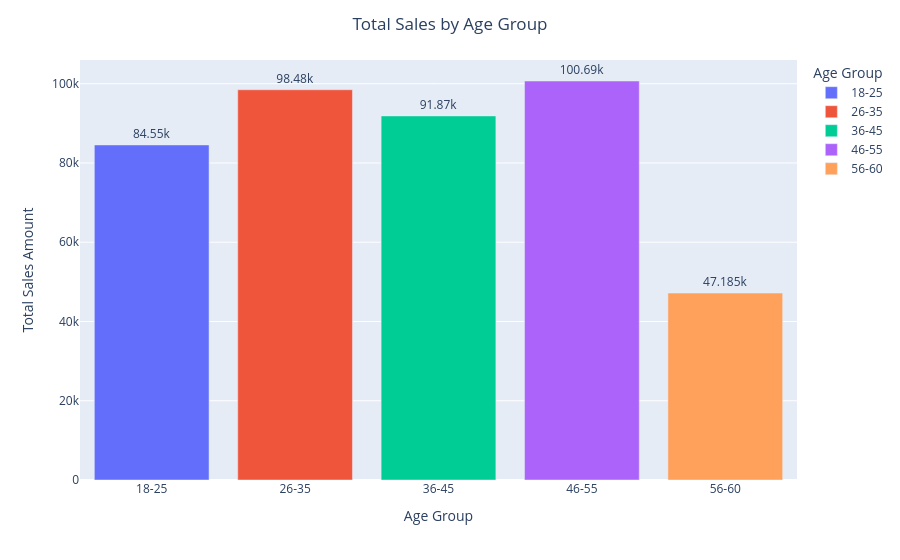

Notebook code cell kept with this figure:
### Markdown cell above
Which age group contributes the highest sales?

### Code cell
df['Age Group'] = pd.cut(
    x=df['Age'],
    bins=[17,25,35,45,55,60],
    labels=['18-25','26-35','36-45','46-55','56-60']
)

df_age_expense = df.groupby(
    'Age Group',
    observed=False
)['Total Amount'].sum().reset_index()

fig = px.bar(
    data_frame=df_age_expense,
    x='Age Group',
    y='Total Amount',
    text_auto=True,
    color='Age Group'
)

fig.update_layout(
    title="Total Sales by Age Group",
    xaxis_title="Age Group",
    yaxis_title="Total Sales Amount",
    hovermode="x unified",
    title_x=0.5
)

fig.update_traces(textposition='outside')

fig.show()

### Figure 1 — Plotly figure (JSON) as saved in the notebook; plotly's stock layout.template omitted (floating-point values rounded to 4 significant figures)
{"data": [{"hovertemplate": "Age Group=%{x}<br>Total Amount=%{y}<extra></extra>", "legendgroup": "18-25", "marker": {"color": "#636efa", "pattern": {"shape": ""}}, "name": "18-25", "orientation": "v", "showlegend": true, "textposition": "outside", "texttemplate": "%{y}", "type": "bar", "x": ["18-25"], "xaxis": "x", "y": [84550], "yaxis": "y"}, {"hovertemplate": "Age Group=%{x}<br>Total Amount=%{y}<extra></extra>", "legendgroup": "26-35", "marker": {"color": "#EF553B", "pattern": {"shape": ""}}, "name": "26-35", "orientation": "v", "showlegend": true, "textposition": "outside", "texttemplate": "%{y}", "type": "bar", "x": ["26-35"], "xaxis": "x", "y": [98480], "yaxis": "y"}, {"hovertemplate": "Age Group=%{x}<br>Total Amount=%{y}<extra></extra>", "legendgroup": "36-45", "marker": {"color": "#00cc96", "pattern": {"shape": ""}}, "name": "36-45", "orientation": "v", "showlegend": true, "textposition": "outside", "texttemplate": "%{y}", "type": "bar", "x": ["36-45"], "xaxis": "x", "y": [91870], "yaxis": "y"}, {"hovertemplate": "Age Group=%{x}<br>Total Amount=%{y}<extra></extra>", "legendgroup": "46-55", "marker": {"color": "#ab63fa", "pattern": {"shape": ""}}, "name": "46-55", "orientation": "v", "showlegend": true, "textposition": "outside", "texttemplate": "%{y}", "type": "bar", "x": ["46-55"], "xaxis": "x", "y": [100690], "yaxis": "y"}, {"hovertemplate": "Age Group=%{x}<br>Total Amount=%{y}<extra></extra>", "legendgroup": "56-60", "marker": {"color": "#FFA15A", "pattern": {"shape": ""}}, "name": "56-60", "orientation": "v", "showlegend": true, "textposition": "outside", "texttemplate": "%{y}", "type": "bar", "x": ["56-60"], "xaxis": "x", "y": [47185], "yaxis": "y"}], "layout": {"barmode": "relative", "hovermode": "x unified", "legend": {"title": {"text": "Age Group"}, "tracegroupgap": 0}, "margin": {"t": 60}, "title": {"text": "Total Sales by Age Group", "x": 0.5}, "xaxis": {"anchor": "y", "categoryarray": ["18-25", "26-35", "36-45", "46-55", "56-60"], "categoryorder": "array", "domain": [0, 1], "title": {"text": "Age Group"}}, "yaxis": {"anchor": "x", "domain": [0, 1], "title": {"text": "Total Sales Amount"}}}}
